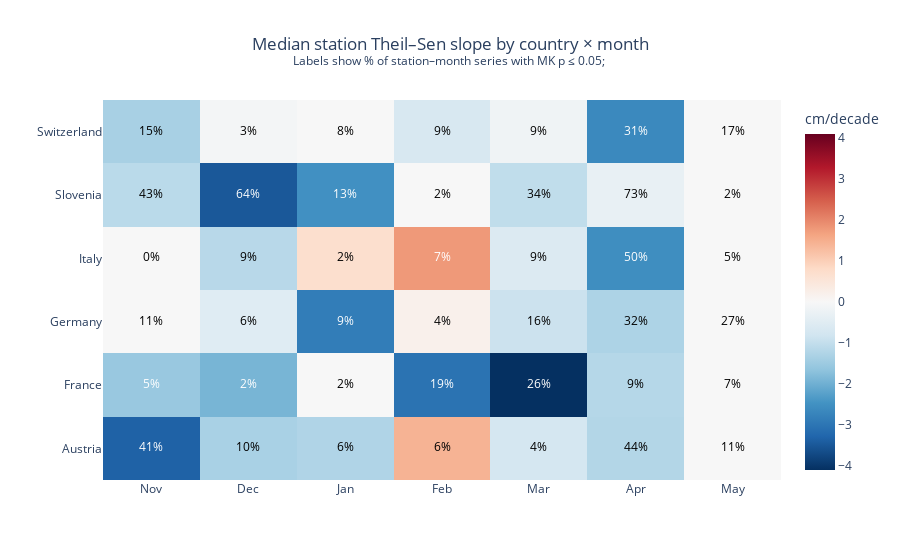

The code cell stored with this chart in its notebook:
### Markdown cell above
### Country Month Heatmap

The following figure shows the median Theil-Sen slope per decade for the typical station of each country-month. 

The value ontop of heat squares is the share of the station-month series that are statistically significant by the Hamed–Rao–adjusted Mann–Kendall test (two-sided, α = 0.05). 

Guide lines:
- Use color to compare the magnitude and direction of the typical (median) station trend for each country-month.
- Use the percent label to gauge how widespread that statistically significant trend is across stations for that country-month.
- The denominator for each tile is the number of stations available after quantility control in that country-month (Hover statistic:  'n_stations').

### Code cell
from Scripts.figures import country_month_heat
country_month_heatmap = country_month_heat(avg_country_month, typical_country_month)
country_month_heatmap

### Figure 1 — Plotly figure (JSON) as saved in the notebook; plotly's stock layout.template omitted (floating-point values rounded to 4 significant figures)
{"data": [{"colorbar": {"title": {"text": "cm/decade"}}, "colorscale": [[0, "rgb(5,48,97)"], [0.1, "rgb(33,102,172)"], [0.2, "rgb(67,147,195)"], [0.3, "rgb(146,197,222)"], [0.4, "rgb(209,229,240)"], [0.5, "rgb(247,247,247)"], [0.6, "rgb(253,219,199)"], [0.7, "rgb(244,165,130)"], [0.8, "rgb(214,96,77)"], [0.9, "rgb(178,24,43)"], [1, "rgb(103,0,31)"]], "customdata": [40.81, 321.0, 9.657, 321.0, 5.607, 321.0, 5.919, 321.0, 4.361, 321.0, 44.24, 269.0, 10.78, 321.0, 4.651, 43.0, 2.222, 45.0, 2.381, 42.0, 19.05, 42.0, 25.58, 43.0, 9.302, 42.0, 7.143, 43.0, 10.76, 159.0, 6.289, 159.0, 8.805, 159.0, 3.774, 159.0, 16.35, 159.0, 32.08, 150.0, 26.67, 158.0, 0.0, 34.0, 8.571, 35.0, 2.174, 45.0, 6.667, 46.0, 8.696, 46.0, 50.0, 19.0, 5.263, 24.0, 43.4, 52.0, 64.15, 53.0, 13.21, 53.0, 1.887, 53.0, 33.96, 53.0, 73.08, 49.0, 2.041, 53.0, 14.74, 158.0, 3.086, 162.0, 8.125, 161.0, 8.696, 160.0, 9.317, 161.0, 31.01, 138.0, 16.67, 156.0], "hovertemplate": "Month: %{x}<br>Country: %{y}<br>Median station slope: %{z:.2f} cm/decade<br>Significant share: %{customdata[0]:.0f}% (n_stations=%{customdata[1]:,})<extra></extra>", "type": "heatmap", "x": ["Nov", "Dec", "Jan", "Feb", "Mar", "Apr", "May"], "y": ["Austria", "France", "Germany", "Italy", "Slovenia", "Switzerland"], "z": [[-3.333, -1.333, -1.25, 1.429, -0.7407, -1.212, 0.0], [-1.55, -1.905, 0.0, -3.043, -4.091, -1.176, 0.0], [0.0, -0.5128, -2.857, 0.2087, -0.8893, -1.29, 0.0], [0.0, -1.144, 0.6905, 1.779, -0.5719, -2.554, 0.0], [-1.111, -3.478, -2.5, 0.0, -1.034, -0.3302, 0.0], [-1.348, -0.08929, 0.0, -0.6667, -0.1771, -2.638, 0.0]], "zmid": 0}, {"hoverinfo": "skip", "mode": "text", "showlegend": false, "text": ["41%"], "textfont": {"color": "white", "size": 12}, "type": "scatter", "x": ["Nov"], "y": ["Austria"]}, {"hoverinfo": "skip", "mode": "text", "showlegend": false, "text": ["10%"], "textfont": {"color": "black", "size": 12}, "type": "scatter", "x": ["Dec"], "y": ["Austria"]}, {"hoverinfo": "skip", "mode": "text", "showlegend": false, "text": ["6%"], "textfont": {"color": "black", "size": 12}, "type": "scatter", "x": ["Jan"], "y": ["Austria"]}, {"hoverinfo": "skip", "mode": "text", "showlegend": false, "text": ["6%"], "textfont": {"color": "black", "size": 12}, "type": "scatter", "x": ["Feb"], "y": ["Austria"]}, {"hoverinfo": "skip", "mode": "text", "showlegend": false, "text": ["4%"], "textfont": {"color": "black", "size": 12}, "type": "scatter", "x": ["Mar"], "y": ["Austria"]}, {"hoverinfo": "skip", "mode": "text", "showlegend": false, "text": ["44%"], "textfont": {"color": "black", "size": 12}, "type": "scatter", "x": ["Apr"], "y": ["Austria"]}, {"hoverinfo": "skip", "mode": "text", "showlegend": false, "text": ["11%"], "textfont": {"color": "black", "size": 12}, "type": "scatter", "x": ["May"], "y": ["Austria"]}, {"hoverinfo": "skip", "mode": "text", "showlegend": false, "text": ["5%"], "textfont": {"color": "white", "size": 12}, "type": "scatter", "x": ["Nov"], "y": ["France"]}, {"hoverinfo": "skip", "mode": "text", "showlegend": false, "text": ["2%"], "textfont": {"color": "white", "size": 12}, "type": "scatter", "x": ["Dec"], "y": ["France"]}, {"hoverinfo": "skip", "mode": "text", "showlegend": false, "text": ["2%"], "textfont": {"color": "black", "size": 12}, "type": "scatter", "x": ["Jan"], "y": ["France"]}, {"hoverinfo": "skip", "mode": "text", "showlegend": false, "text": ["19%"], "textfont": {"color": "white", "size": 12}, "type": "scatter", "x": ["Feb"], "y": ["France"]}, {"hoverinfo": "skip", "mode": "text", "showlegend": false, "text": ["26%"], "textfont": {"color": "white", "size": 12}, "type": "scatter", "x": ["Mar"], "y": ["France"]}, {"hoverinfo": "skip", "mode": "text", "showlegend": false, "text": ["9%"], "textfont": {"color": "black", "size": 12}, "type": "scatter", "x": ["Apr"], "y": ["France"]}, {"hoverinfo": "skip", "mode": "text", "showlegend": false, "text": ["7%"], "textfont": {"color": "black", "size": 12}, "type": "scatter", "x": ["May"], "y": ["France"]}, {"hoverinfo": "skip", "mode": "text", "showlegend": false, "text": ["11%"], "textfont": {"color": "black", "size": 12}, "type": "scatter", "x": ["Nov"], "y": ["Germany"]}, {"hoverinfo": "skip", "mode": "text", "showlegend": false, "text": ["6%"], "textfont": {"color": "black", "size": 12}, "type": "scatter", "x": ["Dec"], "y": ["Germany"]}, {"hoverinfo": "skip", "mode": "text", "showlegend": false, "text": ["9%"], "textfont": {"color": "white", "size": 12}, "type": "scatter", "x": ["Jan"], "y": ["Germany"]}, {"hoverinfo": "skip", "mode": "text", "showlegend": false, "text": ["4%"], "textfont": {"color": "black", "size": 12}, "type": "scatter", "x": ["Feb"], "y": ["Germany"]}, {"hoverinfo": "skip", "mode": "text", "showlegend": false, "text": ["16%"], "textfont": {"color": "black", "size": 12}, "type": "scatter", "x": ["Mar"], "y": ["Germany"]}, {"hoverinfo": "skip", "mode": "text", "showlegend": false, "text": ["32%"], "textfont": {"color": "black", "size": 12}, "type": "scatter", "x": ["Apr"], "y": ["Germany"]}, {"hoverinfo": "skip", "mode": "text", "showlegend": false, "text": ["27%"], "textfont": {"color": "black", "size": 12}, "type": "scatter", "x": ["May"], "y": ["Germany"]}, {"hoverinfo": "skip", "mode": "text", "showlegend": false, "text": ["0%"], "textfont": {"color": "black", "size": 12}, "type": "scatter", "x": ["Nov"], "y": ["Italy"]}, {"hoverinfo": "skip", "mode": "text", "showlegend": false, "text": ["9%"], "textfont": {"color": "black", "size": 12}, "type": "scatter", "x": ["Dec"], "y": ["Italy"]}, {"hoverinfo": "skip", "mode": "text", "showlegend": false, "text": ["2%"], "textfont": {"color": "black", "size": 12}, "type": "scatter", "x": ["Jan"], "y": ["Italy"]}, {"hoverinfo": "skip", "mode": "text", "showlegend": false, "text": ["7%"], "textfont": {"color": "white", "size": 12}, "type": "scatter", "x": ["Feb"], "y": ["Italy"]}, {"hoverinfo": "skip", "mode": "text", "showlegend": false, "text": ["9%"], "textfont": {"color": "black", "size": 12}, "type": "scatter", "x": ["Mar"], "y": ["Italy"]}, {"hoverinfo": "skip", "mode": "text", "showlegend": false, "text": ["50%"], "textfont": {"color": "white", "size": 12}, "type": "scatter", "x": ["Apr"], "y": ["Italy"]}, {"hoverinfo": "skip", "mode": "text", "showlegend": false, "text": ["5%"], "textfont": {"color": "black", "size": 12}, "type": "scatter", "x": ["May"], "y": ["Italy"]}, {"hoverinfo": "skip", "mode": "text", "showlegend": false, "text": ["43%"], "textfont": {"color": "black", "size": 12}, "type": "scatter", "x": ["Nov"], "y": ["Slovenia"]}, {"hoverinfo": "skip", "mode": "text", "showlegend": false, "text": ["64%"], "textfont": {"color": "white", "size": 12}, "type": "scatter", "x": ["Dec"], "y": ["Slovenia"]}, {"hoverinfo": "skip", "mode": "text", "showlegend": false, "text": ["13%"], "textfont": {"color": "white", "size": 12}, "type": "scatter", "x": ["Jan"], "y": ["Slovenia"]}, {"hoverinfo": "skip", "mode": "text", "showlegend": false, "text": ["2%"], "textfont": {"color": "black", "size": 12}, "type": "scatter", "x": ["Feb"], "y": ["Slovenia"]}, {"hoverinfo": "skip", "mode": "text", "showlegend": false, "text": ["34%"], "textfont": {"color": "black", "size": 12}, "type": "scatter", "x": ["Mar"], "y": ["Slovenia"]}, {"hoverinfo": "skip", "mode": "text", "showlegend": false, "text": ["73%"], "textfont": {"color": "black", "size": 12}, "type": "scatter", "x": ["Apr"], "y": ["Slovenia"]}, {"hoverinfo": "skip", "mode": "text", "showlegend": false, "text": ["2%"], "textfont": {"color": "black", "size": 12}, "type": "scatter", "x": ["May"], "y": ["Slovenia"]}, {"hoverinfo": "skip", "mode": "text", "showlegend": false, "text": ["15%"], "textfont": {"color": "black", "size": 12}, "type": "scatter", "x": ["Nov"], "y": ["Switzerland"]}, {"hoverinfo": "skip", "mode": "text", "showlegend": false, "text": ["3%"], "textfont": {"color": "black", "size": 12}, "type": "scatter", "x": ["Dec"], "y": ["Switzerland"]}, {"hoverinfo": "skip", "mode": "text", "showlegend": false, "text": ["8%"], "textfont": {"color": "black", "size": 12}, "type": "scatter", "x": ["Jan"], "y": ["Switzerland"]}, {"hoverinfo": "skip", "mode": "text", "showlegend": false, "text": ["9%"], "textfont": {"color": "black", "size": 12}, "type": "scatter", "x": ["Feb"], "y": ["Switzerland"]}, {"hoverinfo": "skip", "mode": "text", "showlegend": false, "text": ["9%"], "textfont": {"color": "black", "size": 12}, "type": "scatter", "x": ["Mar"], "y": ["Switzerland"]}, {"hoverinfo": "skip", "mode": "text", "showlegend": false, "text": ["31%"], "textfont": {"color": "white", "size": 12}, "type": "scatter", "x": ["Apr"], "y": ["Switzerland"]}, {"hoverinfo": "skip", "mode": "text", "showlegend": false, "text": ["17%"], "textfont": {"color": "black", "size": 12}, "type": "scatter", "x": ["May"], "y": ["Switzerland"]}], "layout": {"title": {"text": "Median station Theil–Sen slope by country × month<br><sup>Labels show % of station–month series with MK p ≤ 0.05; </sup>", "x": 0.5, "xanchor": "center"}, "xaxis": {"title": {"text": ""}}, "yaxis": {"title": {"text": ""}}}}
